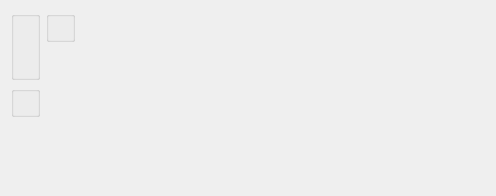
<?xml version="1.0" encoding="UTF-8"?>
<ui version="4.0">
 <comment>This file is part of the xTuple ERP: PostBooks Edition, a free and
open source Enterprise Resource Planning software suite,
Copyright (c) 1999-2010 by OpenMFG LLC, d/b/a xTuple.
It is licensed to you under the Common Public Attribution License
version 1.0, the full text of which (including xTuple-specific Exhibits)
is available at www.xtuple.com/CPAL.  By using this software, you agree
to be bound by its terms.</comment>
 <class>dspBookingsByItem</class>
 <widget class="QWidget" name="dspBookingsByItem">
  <property name="geometry">
   <rect>
    <x>0</x>
    <y>0</y>
    <width>496</width>
    <height>196</height>
   </rect>
  </property>
  <property name="windowTitle">
   <string>Bookings by Item</string>
  </property>
  <layout class="QVBoxLayout" name="verticalLayout_3">
   <item>
    <layout class="QHBoxLayout" name="horizontalLayout">
     <item>
      <widget class="QGroupBox" name="_itemGroup">
       <property name="title">
        <string/>
       </property>
       <layout class="QVBoxLayout" name="verticalLayout_2">
        <item>
         <widget class="ItemCluster" name="_item"/>
        </item>
       </layout>
      </widget>
     </item>
     <item>
      <layout class="QVBoxLayout" name="verticalLayout">
       <property name="spacing">
        <number>0</number>
       </property>
       <item>
        <widget class="QGroupBox" name="_dateGroup">
         <property name="title">
          <string/>
         </property>
         <layout class="QGridLayout" name="gridLayout_2">
          <item row="0" column="0">
           <widget class="DateCluster" name="_dates"/>
          </item>
         </layout>
        </widget>
       </item>
       <item>
        <spacer>
         <property name="orientation">
          <enum>Qt::Vertical</enum>
         </property>
         <property name="sizeHint" stdset="0">
          <size>
           <width>20</width>
           <height>0</height>
          </size>
         </property>
        </spacer>
       </item>
      </layout>
     </item>
     <item>
      <spacer>
       <property name="orientation">
        <enum>Qt::Horizontal</enum>
       </property>
       <property name="sizeType">
        <enum>QSizePolicy::Expanding</enum>
       </property>
       <property name="sizeHint" stdset="0">
        <size>
         <width>0</width>
         <height>20</height>
        </size>
       </property>
      </spacer>
     </item>
    </layout>
   </item>
   <item>
    <layout class="QHBoxLayout" name="horizontalLayout_2">
     <item>
      <widget class="WarehouseGroup" name="_warehouse">
       <property name="title">
        <string/>
       </property>
       <property name="fixedSize">
        <bool>false</bool>
       </property>
      </widget>
     </item>
     <item>
      <spacer name="spacer">
       <property name="orientation">
        <enum>Qt::Horizontal</enum>
       </property>
       <property name="sizeType">
        <enum>QSizePolicy::Expanding</enum>
       </property>
       <property name="sizeHint" stdset="0">
        <size>
         <width>0</width>
         <height>20</height>
        </size>
       </property>
      </spacer>
     </item>
    </layout>
   </item>
   <item>
    <spacer name="spacer_2">
     <property name="orientation">
      <enum>Qt::Vertical</enum>
     </property>
     <property name="sizeHint" stdset="0">
      <size>
       <width>20</width>
       <height>0</height>
      </size>
     </property>
    </spacer>
   </item>
  </layout>
 </widget>
 <layoutdefault spacing="6" margin="11"/>
 <pixmapfunction>qPixmapFromMimeSource</pixmapfunction>
 <customwidgets>
  <customwidget>
   <class>DateCluster</class>
   <extends>QWidget</extends>
   <header>datecluster.h</header>
  </customwidget>
  <customwidget>
   <class>ItemCluster</class>
   <extends>QWidget</extends>
   <header>itemcluster.h</header>
  </customwidget>
  <customwidget>
   <class>WarehouseGroup</class>
   <extends>QGroupBox</extends>
   <header>warehousegroup.h</header>
  </customwidget>
 </customwidgets>
 <tabstops>
  <tabstop>_item</tabstop>
  <tabstop>_warehouse</tabstop>
  <tabstop>_dates</tabstop>
 </tabstops>
 <resources/>
 <connections/>
</ui>
